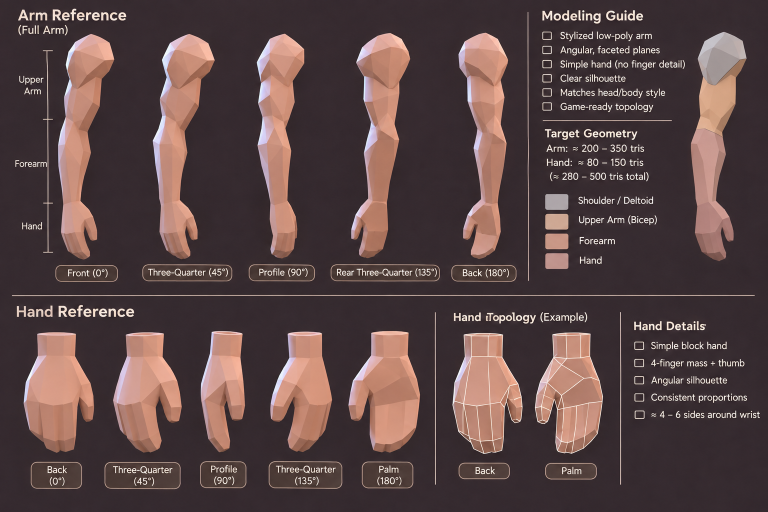
#> input picture tools/sculpt/ref/arm-lowpoly-male.png, 1536 x 1024 px (shown at 1/2 size); its folder holds 2 pictures in this run
$ python lowawrist.py ref/arm-lowpoly-female.png ref/arm-lowpoly-male.png
#> lines starting #> are read from the running program, lines starting #| are printed output that depends on the picture; after the words box and inside, x2 and y2 are one past the last pixel; in counts of white or black regions, pixels touching at a corner belong together
# The wrist's bend, reference against ours (tools/sculpt/ARM_SPEC.md): per arm view of each sheet and the full body's front,
# the forearm's axis (a line through its outline's middles), the hand's (from the wrist's middle to the finger mass's),
# in degrees (+ leaning to the viewer's right going down), and the bend between them.
#
#   node tools/sculpt/lowarmshot.mjs --who male --out <dir> --ids; (and female); python3 tools/sculpt/lowawrist.py <dir> <scratch>
#
# <scratch>: where lowamask.py wrote aref-<who>.json.
import sys, json, numpy as np
from PIL import Image
import os
sys.path.insert(0, os.path.dirname(os.path.abspath(__file__)))
from lowamask import ARM_BOXES
T=os.path.dirname(os.path.abspath(__file__))+'/'
S=sys.argv[2].rstrip('/')+'/'
d=sys.argv[1]
BANDS={'male':((285,392),(398,408),(470,505)),'female':((258,325),(328,338),(380,412))}
BODY={'male':((745,860),(868,882),(985,1035)),'female':((715,845),(848,862),(945,985))}
VIEWS=['front','q3','profile','r3','back']
def runs(row):
    xs=np.nonzero(row)[0]
    if not len(xs): return []
    br=np.nonzero(np.diff(xs)>1)[0]; st=np.r_[xs[0],xs[br+1]]; en=np.r_[xs[br],xs[-1]]
    return list(zip(st,en))
def mids(M,a,b,widest=False,first=False):
    out=[]
    for y in range(a,b):
        r=runs(M[y])
        if not r: continue
        if widest: s,e=max(r,key=lambda t:t[1]-t[0])
        elif first: s,e=r[0]
        else: s,e=r[0][0],r[-1][1]
        out.append((y,(s+e)/2))
    return np.array(out)
def angles(M,B,first=False):
    f=mids(M,*B[0],first=first); k=np.polyfit(f[:,0],f[:,1],1)[0]
    w=mids(M,*B[1],first=first).mean(0); h=mids(M,*B[2],widest=True).mean(0)
    fa=np.degrees(np.arctan(k)); ha=np.degrees(np.arctan2(h[1]-w[1],h[0]-w[0]))
    return fa,ha,ha-fa
res={}
for who in ['male','female']:
    ref=np.asarray(Image.open(T+f'ref/arm-lowpoly-{who}.png').convert('RGB')).astype(int)
    fg=np.abs(ref-ref[8,700]).sum(2)>40
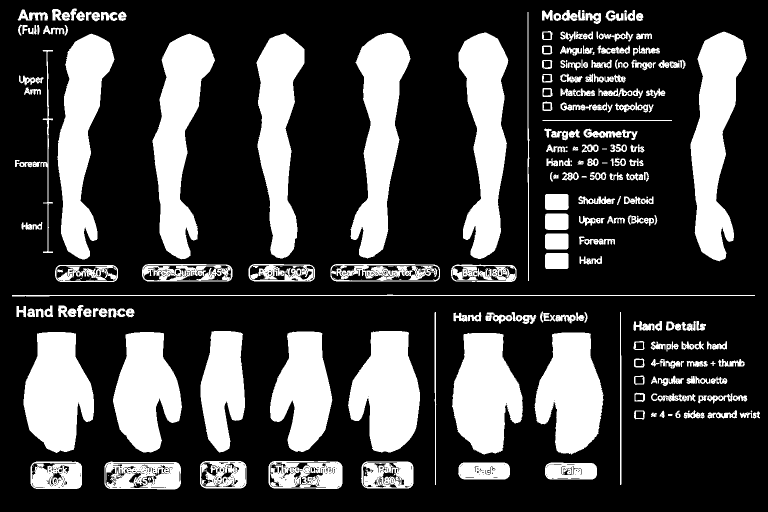
#> fg: shape (1024, 1536) bool (shown at 1/2 size); 26.9% white; 311 white regions (105 under 20 px), largest, box (x1, y1, x2, y2) and area: (305, 67, 430, 519) 29111, (1381, 63, 1494, 523) 28939, (701, 66, 821, 517) 28332
#> (the run stopped early here; a loop or call above may not have finished)
